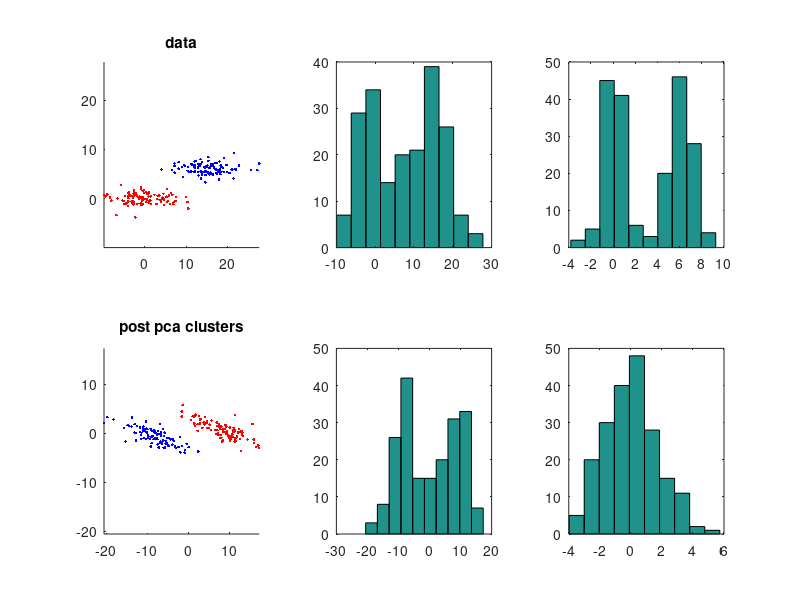

MATLAB code for this plot:


clear all; close all; clc;


% define some clusters
    num_points = 100;

    c1_x = 15 + 5 * randn(num_points,1);
    c1_y =  6 + 1 * randn(num_points,1);

    c2_x =  0 + 5 * randn(num_points,1);
    c2_y =  0 + 1 * randn(num_points,1);
    
    c_x = [c1_x; c2_x];
    c_y = [c1_y; c2_y];
    
    
    
% see what the clusters look like before any alteration
    figure('name', 'pre pca clusters');
    
    subplot(2,3,1);
    title('data');
    hold on
    plot( c_x(1:num_points), c_y(1:num_points), '.b' );
    plot( c_x(num_points+1:end), c_y(num_points+1:end), '.r' );
    % force a square coordinate system
        axis([...
            min([c_x; c_y])...
            max([c_x; c_y])...
            min([c_x; c_y])...
            max([c_x; c_y]) ]);
    hold off;
    
% see what the clusters look like projected onto the individual axes
    subplot(2,3,2);
    title('feature 1 projection');
    hist(c_x)
    
    subplot(2,3,3);
    title('feature 2 projection');
    hist(c_y)
    
    
    
% apply PCA
    [coeff,c_transformed] = princomp([c_x c_y]);
    ct_x = c_transformed(:,1);
    ct_y = c_transformed(:,2);
    
    % for reference
    %   if you'd like to learn the pca transform from one data set and apply 
    %   it to another: 
    
    % c_transformed = [c_x - mean(c_x) c_y - mean(c_y)] * coeff;
    
    
    
    
% see what the clusters look like after PCA
    subplot(2,3,4)
    title('post pca clusters');
    hold on
    plot( ct_x(1:num_points),     ct_y(1:num_points),     '.b' );
    plot( ct_x(num_points+1:end), ct_y(num_points+1:end), '.r' );
    % force a square coordinate system
        axis([...
            min(min(c_transformed))...
            max(max(c_transformed))...
            min(min(c_transformed))...
            max(max(c_transformed)) ]);
    hold off

% look at the projections on the PCA axes
    subplot(2,3,5);
    hist(ct_x)
    
    subplot(2,3,6);
    hist(ct_y)
